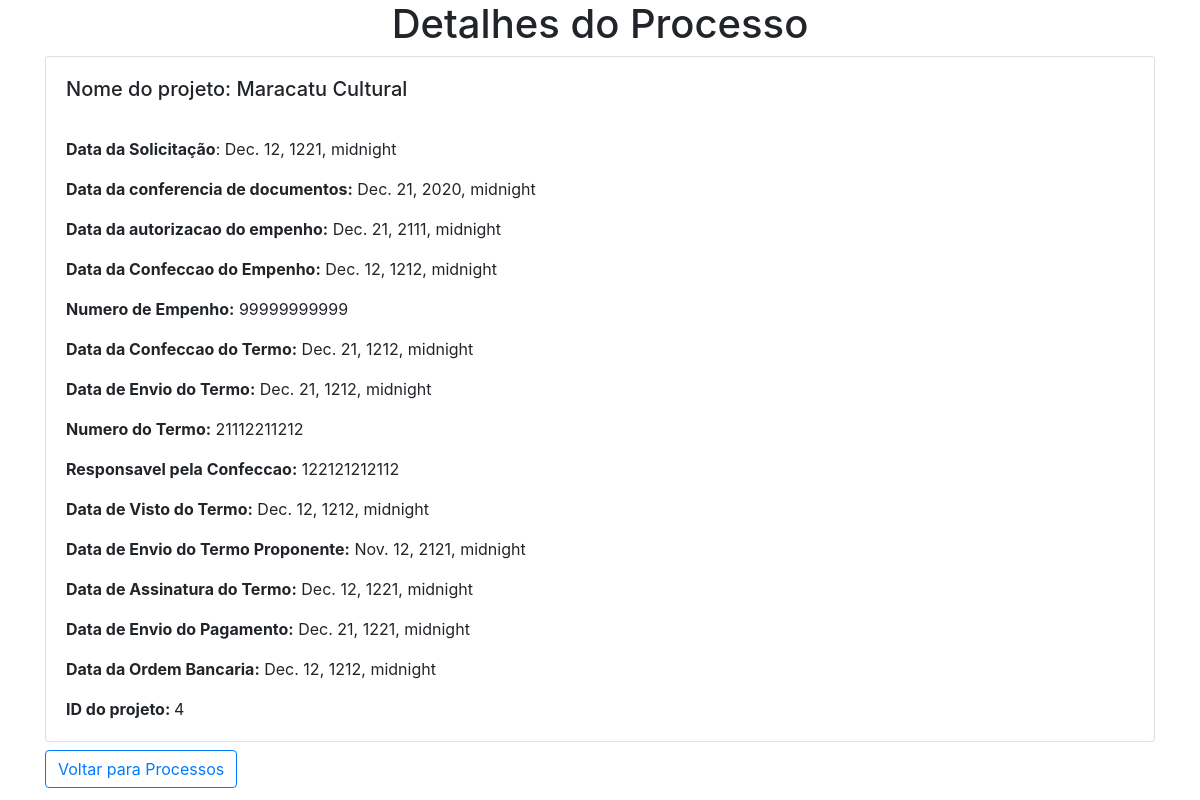
Page /view_processo/3/ (signed in) on the earlier database version.
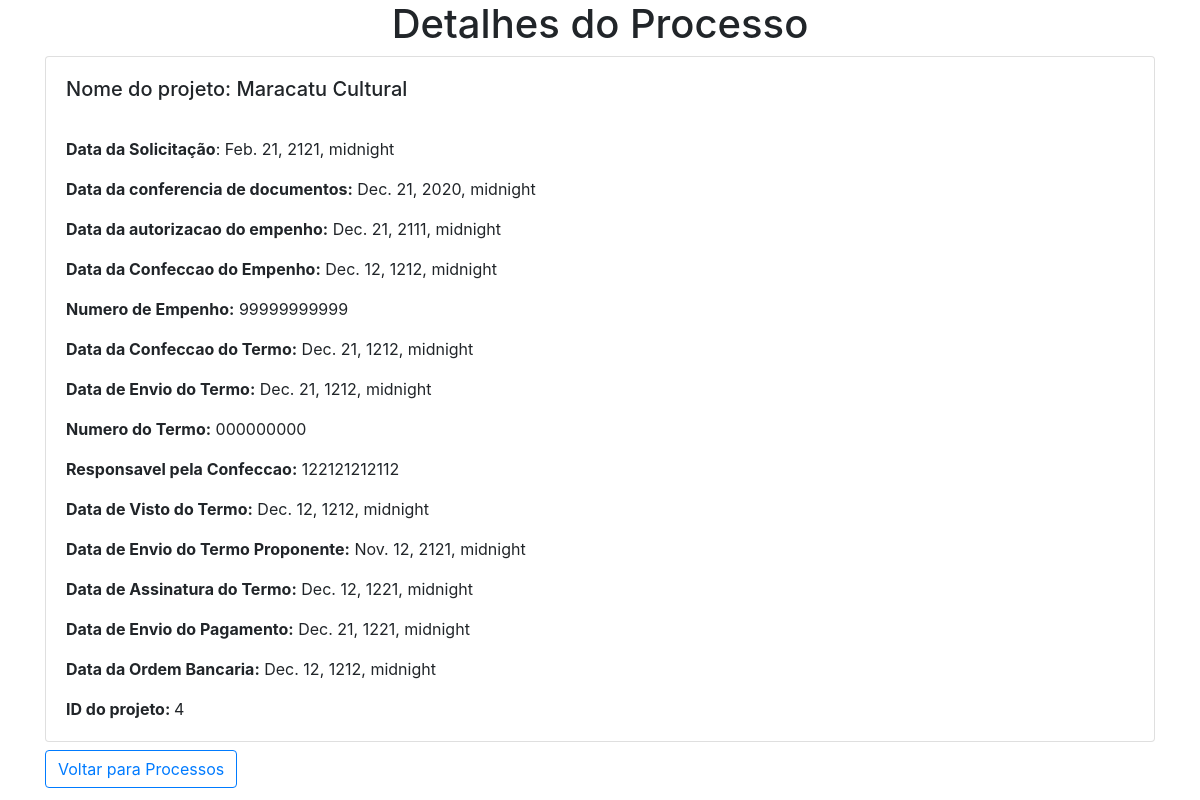
Same page on the later database version.
### app/models.py (models this page shows, shortened)
class Processo(models.Model):
    data_solicitacao = models.DateTimeField()
    data_conferencia_documentos = models.DateTimeField()
    data_autorizacao_empenho = models.DateTimeField()
    data_confeccao_empenho = models.DateTimeField()
    numero_empenho = models.CharField(max_length=30)
    data_confeccao_termo = models.DateTimeField()
    data_envio_termo = models.DateTimeField()
    numero_termo = models.CharField(max_length=30)
    responsavel_confeccao = models.CharField(max_length=100)
    data_visto_termo = models.DateTimeField()
    data_envio_term_proponente = models.DateTimeField()
    data_assinatura_termo = models.DateTimeField()
    data_envio_pagamento = models.DateTimeField()
    data_ordem_bancaria = models.DateTimeField()
    status_transacao = models.CharField(max_length=100)
    projeto = models.ForeignKey(Projeto, on_delete=models.CASCADE)

class Projeto(models.Model):
    numero_projeto = models.CharField(max_length=30)
    numero_sei = models.CharField(max_length=21)
    numero_parcela = models.CharField(max_length=20)
    valor_solicitado = models.FloatField()
    titulo_projeto = models.CharField(max_length=100)
    status_transacao = models.CharField(max_length=100)
    transacao = models.ForeignKey(Transacao, on_delete=models.CASCADE)
    def __str__(self):
        return self.titulo_projeto

### app/views.py (the view)
# urls.py: path("view_processo/<int:processo_id>/", view_processo, name="view_processo"),
@login_required
def view_processo(request, processo_id):
    processo = get_object_or_404(Processo, pk=processo_id)
    return render(request, 'view_processo.html', {'processo': processo})

### app/templates/view_processo.html (shortened to what this page needs)
<!DOCTYPE html>
<html lang="en">
<head>
    <link rel="stylesheet" href="https://stackpath.bootstrapcdn.com/bootstrap/4.1.3/css/bootstrap.min.css">
</head>
<body>
    <div class="container">
        <h1 class="text-center">Detalhes do Processo</h1>
        <div class="card">
            <div class="card-body">
                <h5 class="card-title">Nome do projeto: {{ processo.projeto }}</h5> <br>
                <p class="card-text"><strong>Data da Solicitação</strong>: {{ processo.data_solicitacao }}</p>
                <p class="card-text"><strong>Data da conferencia de documentos:</strong> {{ processo.data_conferencia_documentos }}</p>
                <p class="card-text"><strong>Data da autorizacao do empenho:</strong> {{ processo.data_autorizacao_empenho }}</p>
                <p class="card-text"><strong>Data da Confeccao do Empenho:</strong> {{ processo.data_confeccao_empenho }}</p>
                <p class="card-text"><strong>Numero de Empenho:</strong> {{ processo.numero_empenho }}</p>
                <p class="card-text"><strong>Data da Confeccao do Termo:</strong> {{ processo.data_confeccao_termo }}</p>
                <p class="card-text"><strong>Data de Envio do Termo:</strong> {{ processo.data_envio_termo }}</p>
                <p class="card-text"><strong>Numero do Termo:</strong> {{ processo.numero_termo }}</p>
                <p class="card-text"><strong>Responsavel pela Confeccao:</strong> {{ processo.responsavel_confeccao }}</p>
                <p class="card-text"><strong>Data de Visto do Termo:</strong> {{ processo.data_visto_termo }}</p>
                <p class="card-text"><strong>Data de Envio do Termo Proponente:</strong> {{ processo.data_envio_term_proponente }}</p>
                <p class="card-text"><strong>Data de Assinatura do Termo:</strong> {{ processo.data_assinatura_termo }}</p>
                <p class="card-text"><strong>Data de Envio do Pagamento:</strong> {{ processo.data_envio_pagamento }}</p>
                <p class="card-text"><strong>Data da Ordem Bancaria:</strong> {{ processo.data_ordem_bancaria }}</p>
                <p class="card-text"><strong>ID do projeto: </strong> {{ processo.projeto.id }}</p>
            </div>
        </div>
        <a href="{% url 'processo_html' %}" class="btn btn-outline-primary mt-2">
             Voltar para Processos
        </a>
    </div>
</body>
</html>

Differences in the rows shown:
changed Processo "Dec. 21, 2111, midnight": data_solicitacao "Dec. 12, 1221, midnight" → "Feb. 21, 2121, midnight"; numero_termo "21112211212" → "000000000"
